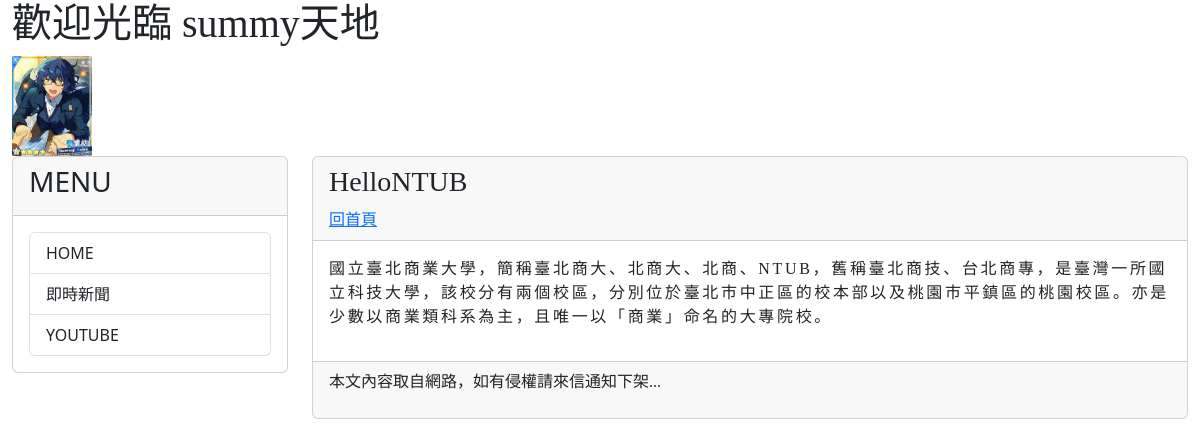
Screenshot of /post/HelloNTUB/ with the database file from the repository.
### mysite/models.py (models this page shows, shortened)
class Post(models.Model):
    title = models.CharField(max_length = 200)
    slug = models.CharField(max_length = 200)
    body = models.TextField()
    pub_date = models.DateTimeField(auto_now_add=True)
    class Meta:
        ordering = ('-pub_date', )

### mysite/views.py (the view)
# urls.py: path('post/<slug:slug>/', showpost, name="showpost")
def showpost(request, slug):
    try:
        post = Post.objects.get(slug=slug)
        if post != None:
            return render(request, 'post.html', locals())
        else:
            return redirect("/")
    except:
        return redirect("/")

### templates/post.html (shortened to what this page needs)
{% extends "base2.html" %}
{% block headmessage %}
<h3 style='font-family:微軟正黑體;'>{{ post.title }}</h3>
<a style='font-family:微軟正黑體;' href='/'>回首頁</a>
{% endblock headmessage %}
{% block content %}
<p style='font-family:微軟正黑體;font-size:12pt;letter-spacing:2pt;'>
    {{ post.body | safe }}</a>
</p>
{% endblock content %}

### rows the page displays
Post: title "HelloNTUB", body "國立臺北商業大學，簡稱臺北商大、北商大、北商、NTUB，舊稱臺北商技、台北商專，是臺灣一所國立科技大學，該校分有兩個校區，分別位於臺北市中正區的校本部以及桃園市平鎮區的桃園校區。亦是少數以商業類科系為主，且唯一以「商業」命名的大專院校。"
